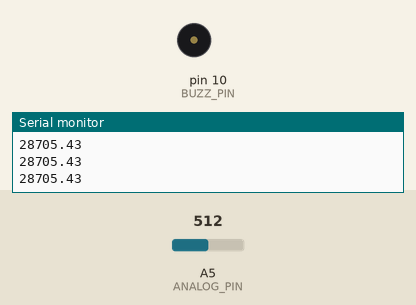
Simulated run of this sketch. Board: Arduino Uno, built with avr-gcc and run on an emulated ATmega328P. On the bench: buzzer (waves = sounding), the last lines printed to the serial monitor. The test bench sets the inputs (shaded band); at power-on: A5 (ANALOG_PIN) = 512.

Above: at 1.2 s.
1.3 s: A5 (ANALOG_PIN) set to 716
At 2.2 s:
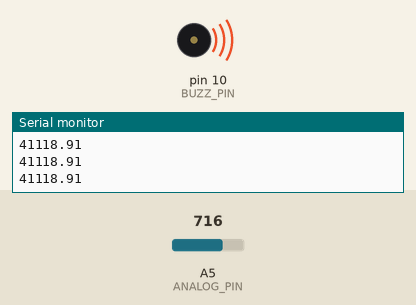
2.9 s: A5 (ANALOG_PIN) set to 322
At 3.8 s:
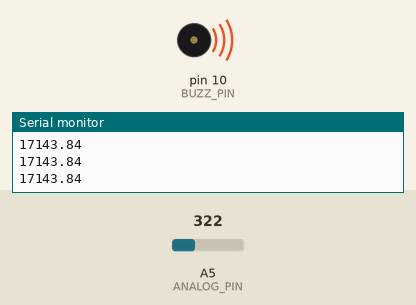
4.4 s: A5 (ANALOG_PIN) set to 300
6.2 s: A5 (ANALOG_PIN) set to 122
At 7.4 s:
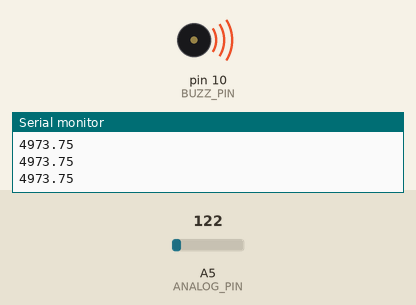
7.7 s: A5 (ANALOG_PIN) set to 306
At 9.2 s:
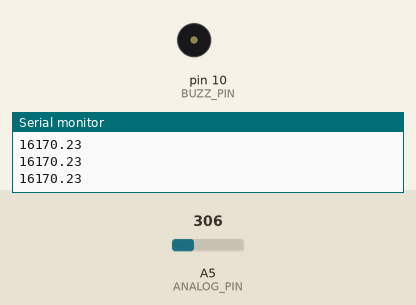
Timing chart, 0 to 10.7 s (numbered marks = the images above; inputs shaded):
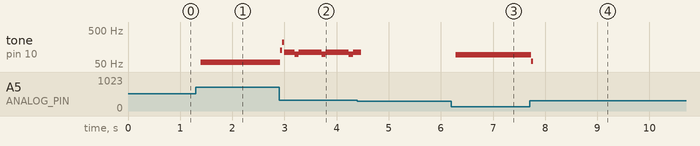

Measured:
- after the input at 1.3 s, tone on pin 10 (BUZZ_PIN): silent → 57 Hz after 0.10 s
- after the input at 2.9 s, tone on pin 10 (BUZZ_PIN): plays 126 Hz for 0.04 s, 215 Hz for 0.04 s, 109 Hz for 0.20 s, 96 Hz for 0.08 s, 109 Hz for 0.44 s, 96 Hz for 0.08 s … (9 notes in this stretch), starting at once
- after the input at 6.2 s, tone on pin 10 (BUZZ_PIN): silent → 95 Hz after 0.09 s
- after the input at 7.7 s, tone on pin 10 (BUZZ_PIN): 95 Hz → 61 Hz at once, → silent 0.04 s later

The sketch:

Lesson_26_-_More_Fun_with_Photo_Resistors.ino
```cpp
//We are making a passive buzzer turn on and change tones according to the light level
//Declaring Variables
float TONE_VALUE;
int ANALOG_PIN = A5;
int BUZZ_PIN = 10;
float VOLTAGE;
int ANALOG_VOLTAGE;

void setup() {
  //Starting Serial Monitor
  Serial.begin(9600);
  //Starting Buzzer Pin and Analog Pin
  pinMode(BUZZ_PIN, OUTPUT);
  pinMode(ANALOG_PIN, INPUT);
}

void loop() {
  //Reading Analog Voltage
  ANALOG_VOLTAGE = analogRead(ANALOG_PIN);

  //Converting Analog Voltage to Actual Voltage
  VOLTAGE = (5. / 1023.) * ANALOG_VOLTAGE;

  //Converting Voltage into tone equation
  TONE_VALUE = (VOLTAGE * 12450) - 2450;

  //Turning on passive buzzer and changing tone
  digitalWrite(BUZZ_PIN, HIGH);
  delayMicroseconds(TONE_VALUE);
  digitalWrite(BUZZ_PIN, LOW);
  delayMicroseconds(TONE_VALUE);
  Serial.println(TONE_VALUE);
}
```
